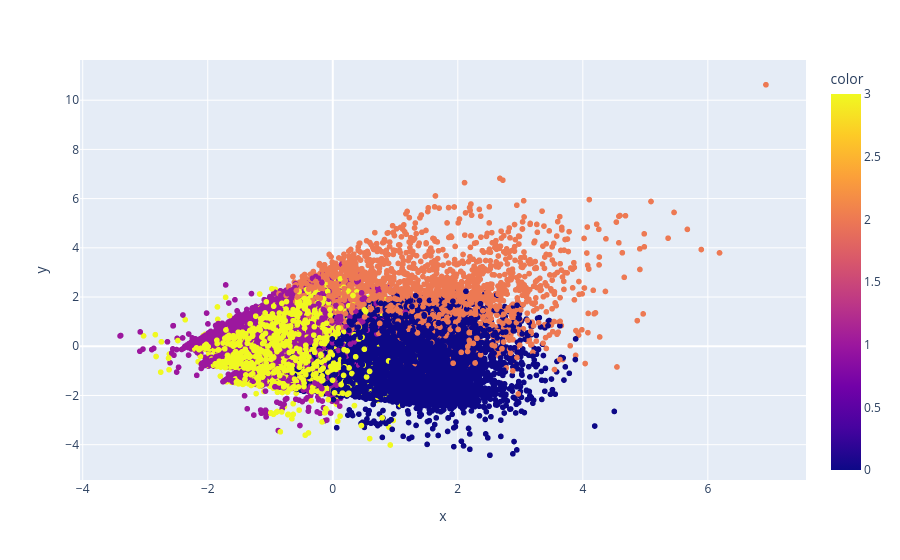

Write notebook code for a chart like this one.
### Code cell
grafico1 = px.scatter(x=X_cartao_mais_pca[:,0], y=X_cartao_mais_pca[:,1], color=rotulos)
grafico1.show()

### Figure 1 — Plotly figure (JSON) as saved in the notebook; plotly's stock layout.template omitted (floating-point values rounded to 4 significant figures; data arrays with more than 128 entries replaced by an {"elided": "..."} marker saying what was removed)
{"data": [{"hovertemplate": "x=%{x}<br>y=%{y}<br>color=%{marker.color}<extra></extra>", "legendgroup": "", "marker": {"color": {"elided": "30000 int values"}, "coloraxis": "coloraxis", "symbol": "circle"}, "mode": "markers", "name": "", "showlegend": false, "type": "scattergl", "x": {"elided": "30000 float values"}, "xaxis": "x", "y": {"elided": "30000 float values"}, "yaxis": "y"}], "layout": {"coloraxis": {"colorbar": {"title": {"text": "color"}}, "colorscale": [[0, "#0d0887"], [0.1111, "#46039f"], [0.2222, "#7201a8"], [0.3333, "#9c179e"], [0.4444, "#bd3786"], [0.5556, "#d8576b"], [0.6667, "#ed7953"], [0.7778, "#fb9f3a"], [0.8889, "#fdca26"], [1, "#f0f921"]]}, "legend": {"tracegroupgap": 0}, "margin": {"t": 60}, "xaxis": {"anchor": "y", "domain": [0, 1], "title": {"text": "x"}}, "yaxis": {"anchor": "x", "domain": [0, 1], "title": {"text": "y"}}}}
